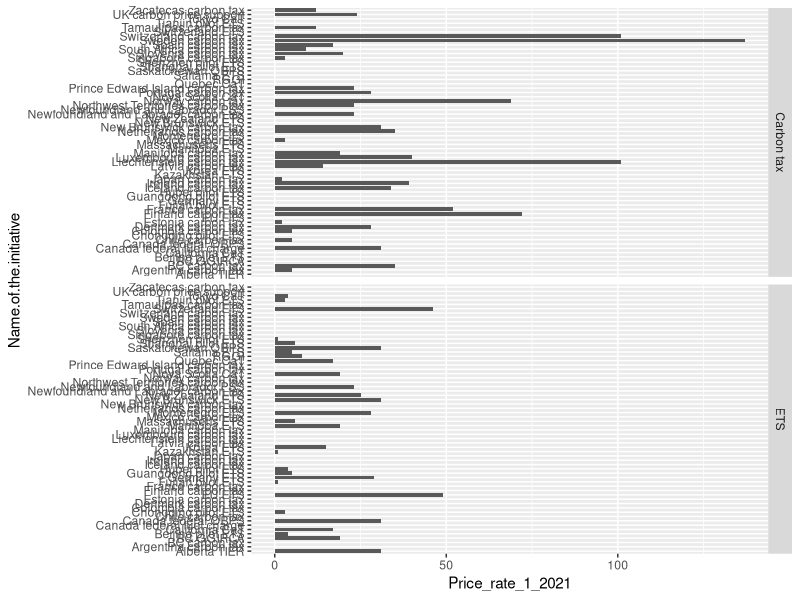

Generate this figure with R:
# importing packages to be able to plot the data
library(ggplot2)
library(tidyr)
library(tidyverse)
library(dplyr)

# import excel into r
carbon_price <- read.csv("carbon_pricing_2021.csv")


# subsetting to get rid of past carbon prices
current_prices <- subset(carbon_price, select = c(Name.of.the.initiative, 
                                                  Instrument.Type, 
                                                  Jurisdiction.Covered, 
                                                  Price_rate_1_2021))

# now removing all rows with N/A value
current_prices <- current_prices[!(current_prices$Price_rate_1_2021 == "N/A"),]

# converting price columns to integers
current_prices$Price_rate_1_2021 <- as.integer(current_prices$Price_rate_1_2021)

# checking if our N/A rows were dropped
head(current_prices)

# plotting our data
current_prices %>%
  drop_na(Price_rate_1_2021) %>%
  filter(Price_rate_1_2021 > 0) %>%
  ggplot(aes(x = Name.of.the.initiative, 
             y = Price_rate_1_2021)) +
  facet_grid(row = vars(Instrument.Type)) +
  geom_col() +
  coord_flip()



